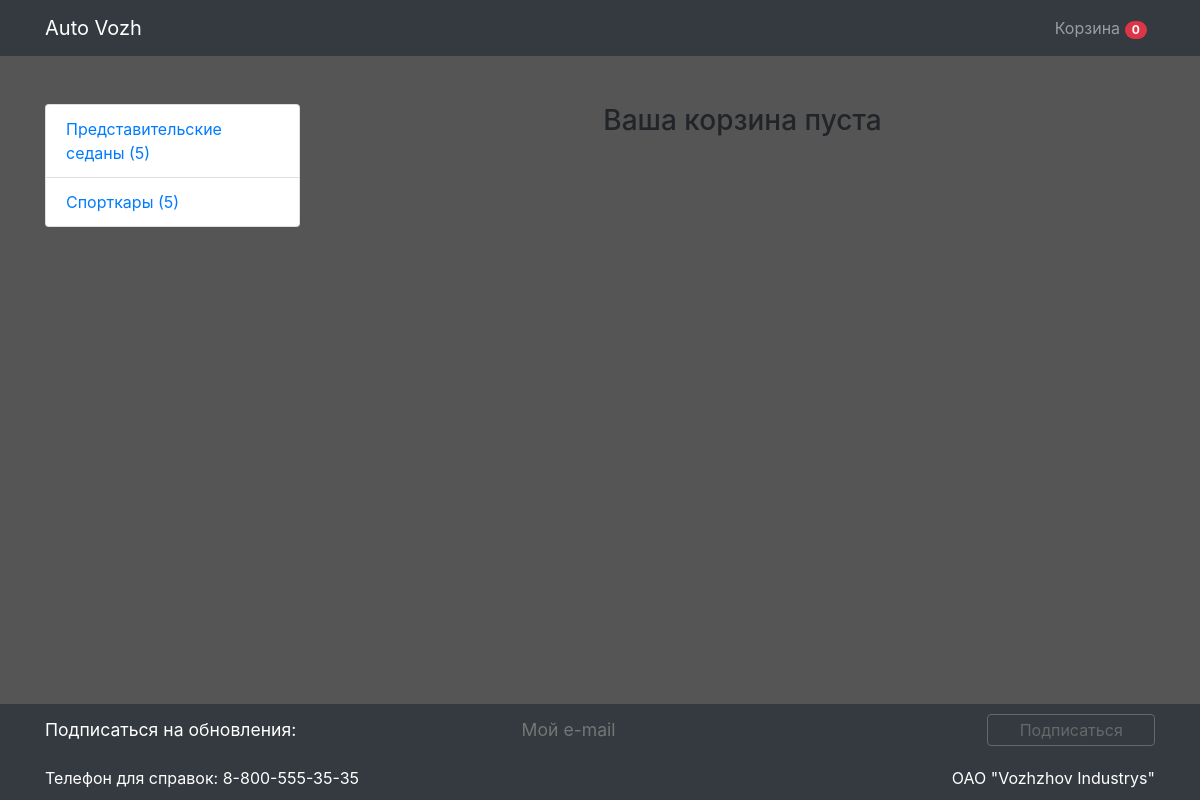
Page /cart/ on the committed database.
### mainapp/models.py (models this page shows, shortened)
class Cart(models.Model):
    owner = models.ForeignKey('Customer', null=True, verbose_name='Владелец', on_delete=models.CASCADE)
    products = models.ManyToManyField(CartProduct, blank=True, related_name='related_cart')
    total_products = models.PositiveIntegerField(default=0)
    final_price = models.DecimalField(max_digits=21, default=0, decimal_places=2, verbose_name='Общая цена')
    in_order = models.BooleanField(default=False)
    for_anonymous_user = models.BooleanField(default=False)

class Category(models.Model):
    name = models.CharField(max_length=50, verbose_name='Имя категории')
    slug = models.SlugField(unique=True)
    objects = CategoryManager()
    def get_absolute_url(self):
        return reverse('category_detail', kwargs={'slug': self.slug})

### mainapp/views.py (the view)
# urls.py: path('cart/', CartView.as_view(), name='cart'),
class CartView(CartMixin, View):
    def get(self, request, *args, **kwargs):
        categories = Category.objects.get_categories_for_left_sidebar()
        context = {
            'cart': self.cart,
            'categories': categories
        }
        return render(request, 'cart.html', context)

### mainapp/mixins.py (called while the page is built)
    def dispatch(self, request, *args, **kwargs):
        if request.user.is_authenticated:
            customer = Customer.objects.filter(user=request.user).first()
            if not customer:
                customer = Customer.objects.create(
                    user=request.user
                )
            cart = Cart.objects.filter(owner=customer, in_order=False).first()
            if not cart:
                cart = Cart.objects.create(owner=customer)
        else:
            cart = Cart.objects.filter(for_anonymous_user=True).first()
            if not cart:
                cart = Cart.objects.create(for_anonymous_user=True)
        self.cart = cart
        return super().dispatch(request, *args, **kwargs)

### mainapp/models.py (called while the page is built)
def get_models_for_count(*model_names):
    return [models.Count(model_name) for model_name in model_names]

    def get_queryset(self):
        return super().get_queryset()

    def get_categories_for_left_sidebar(self):
        models = get_models_for_count('fclasssedans', 'sportcars')
        qs = list(self.get_queryset().annotate(*models))
        data = [
            dict(name=c.name, url=c.get_absolute_url(), count=getattr(c, self.CATEGORY_NAME_COUNT_NAME[c.name]))
            for c in qs
        ]
        return data

### mainapp/templates/cart.html (shortened to what this page needs)
{% extends 'base.html' %}
{% block content %}
<h3 class="text-center mt-5 mb-5">Ваша корзина {% if not cart.products.count %}пуста{% endif %}</h3>
{% endblock content %}

### mainapp/templates/base.html (shortened to what this page needs)
{% load static %}
<!DOCTYPE html>
<html lang="en">
<head>
  <link rel="stylesheet" href="https://maxcdn.bootstrapcdn.com/bootstrap/4.0.0/css/bootstrap.min.css">
</head>
<body>
  <div class="layout">
    <nav class="navbar navbar-expand-lg navbar-dark bg-dark">
      <div class="container">
        <a class="navbar-brand" href="{% url 'base' %}">Auto Vozh</a>
        <div class="collapse navbar-collapse" id="navbarResponsive">
          <ul class="navbar-nav ml-auto">
            <li class="nav-item">
              <a class="nav-link" href="{% url 'cart' %}">Корзина <span class="badge badge-pill badge-danger">{{ cart.products.count }}</span></a>
            </li>
          </ul>
        </div>
      </div>
    </nav>
    <div class="main container">
      <div class="row">
        <div class="col-lg-3 mt-5">
          <div class="list-group">
            {% for category in categories %}
            <a href="{{ category.url }}" class="list-group-item">{{ category.name }} ({{ category.count }})</a>
            {% endfor %}
          </div>
        </div>
        <div class="col-lg-9">
          {% block content %}{% endblock content %}
        </div>
      </div>
    </div>
    <footer class="bg-dark">
      <div class="container">
        <div class="footer-top">
          <div class="subscribe">
              <div class="subscribe-title">
                  <spam class="subscribe-title__text">Подписаться на обновления:</spam>
              </div>
              <div class="subscribe-body">
                <input class="input subscribe-input" spellcheck="false" type="email" name="email" placeholder="Мой e-mail" id="subscribe-email">
                <button class="btn subscribe-btn" id="subscribe-btn" disabled="disabled">
                  <span>Подписаться</span>
                </button>
              </div>
          </div>
        </div>
        <div class="footer-content">
            <div class="footer-number">Телефон для справок: 8-800-555-35-35</div>
            <div class="footer-company">ОАО "Vozhzhov Industrys"</div>
        </div>
      </div>
    </footer>
  </div>
</body>
</html>

### mainapp/templates/base.html (style rules this page uses)
.layout { background-color: #555; display: grid; grid-template-areas: "nav" "main" "footer"; grid-template-rows: auto 1fr auto; grid-template-columns: 1fr; min-height: 100vh; }
nav { grid-area: nav; }
.main { grid-area: main; }
footer { color: white; grid-area: footer; background-color: #555; }
.footer-top { padding-top: 10px; padding-bottom: 10px; display: flex; flex-direction: column; border-bottom: 1px solid var(--color-orange-2); color: white; }
.subscribe { display: flex; flex-wrap: wrap; }
.subscribe-title { display: flex; align-items: center; flex-grow: 1; }
.subscribe-title__text { font-size: 1.1rem; }
.subscribe-body { flex-grow: 1; flex-wrap: wrap; display: flex; }
.subscribe-input { border-radius: var(--border-radius-default); background-color: var(--color-gray-6); padding: 0 10px; margin-right: 10px; font-size: 1.1rem; border: 3px solid transparent; min-width: 200px; flex-grow: 4; }
.subscribe-btn { padding: 3px 10px; flex-grow: 1; }
.subscribe-btn[disabled] { color: gray; border-color: gray; background-color: var(--color-gray-0); cursor: not-allowed; }
input { outline: none; color: white; padding: 5px 0; }
.footer-content { padding: 10px 0; display: flex; justify-content: space-between; }

### rows in the picture
Cart: products.count "0"
Category: name "Представительские седаны"
Category: name "Спорткары"

### other values in the picture
{{ category.count }} "5" "5"
